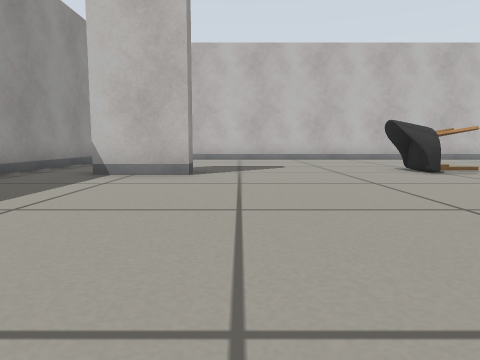
[1] (above)

20 first-person views from a walk through a world built for the Gazebo simulator. The camera is 0.29 m above the floor, tilts 6° down and sees 70° across. The floor is counted in squares, 0.5 m on a side. Each view is taken from the middle of a square. On the plan, view 1 faces up. The plan holds only what a view shows up to about 9 squares ahead; the rest is blank. The robots in the file are not drawn. Some surface patterns are stand-ins.

[2]
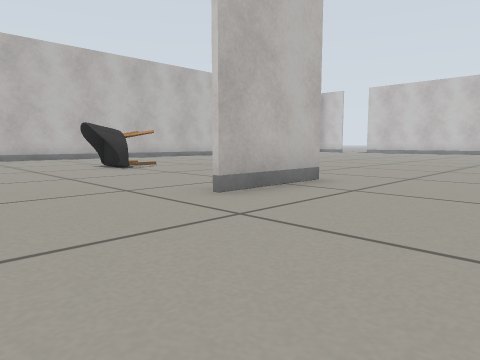

[3]
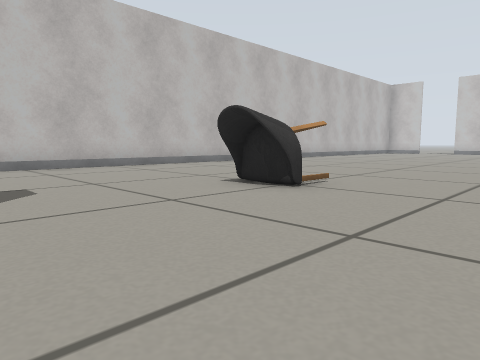

[4]
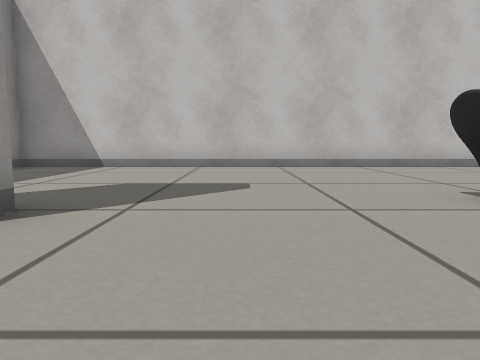

[5]
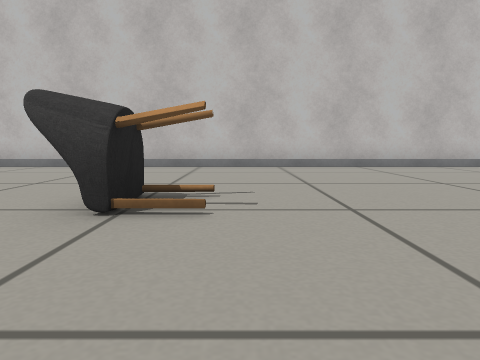

[6]
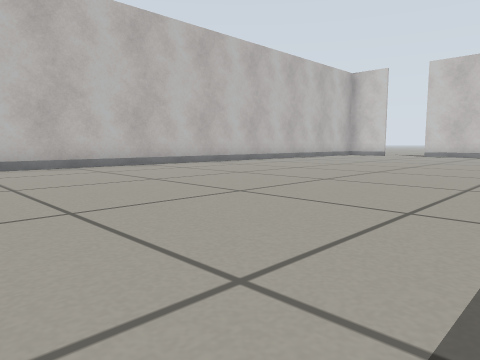

[7]
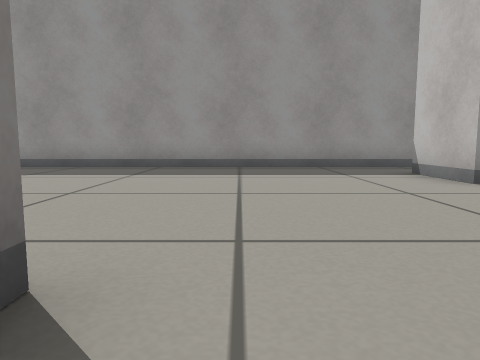

[8]
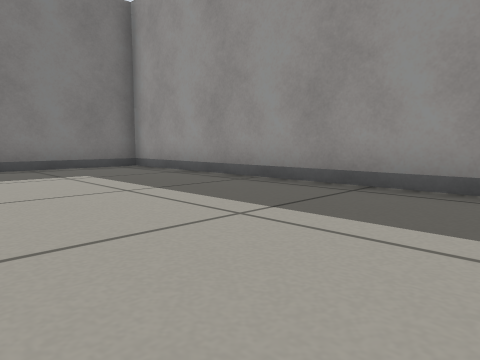

[9]
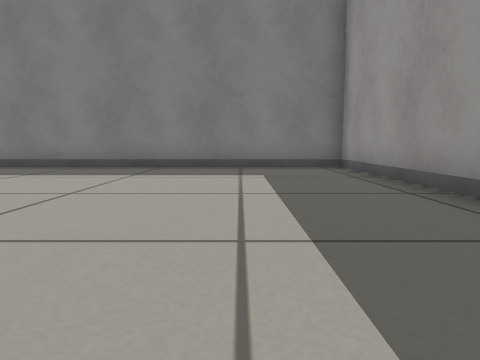

[10]
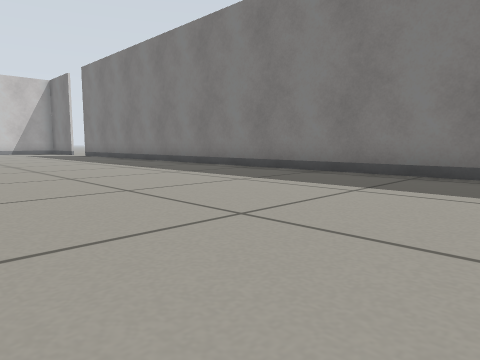

[11]
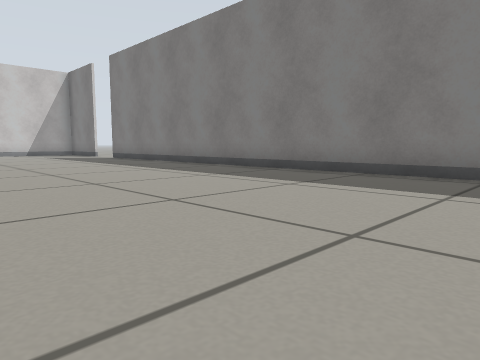

[12]
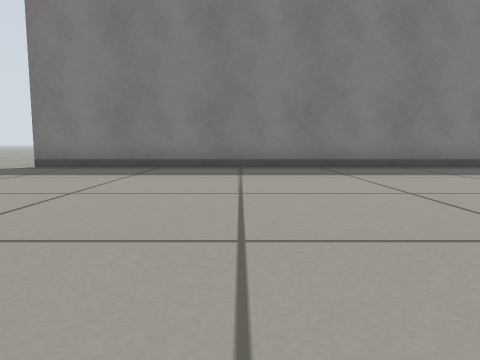

[13]
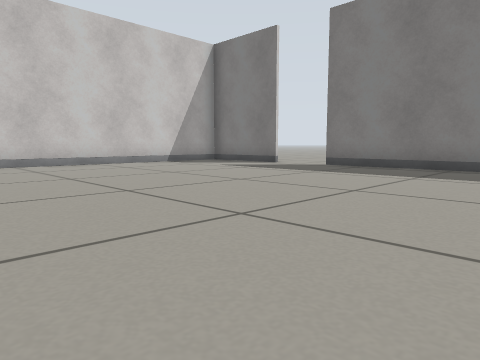

[14]
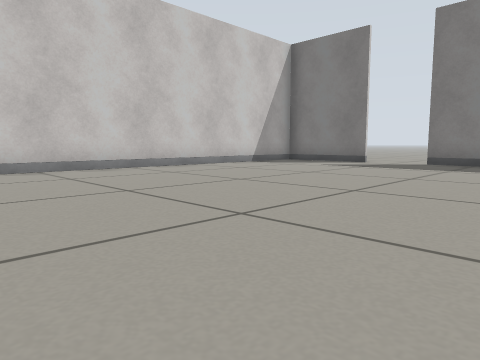

[15]
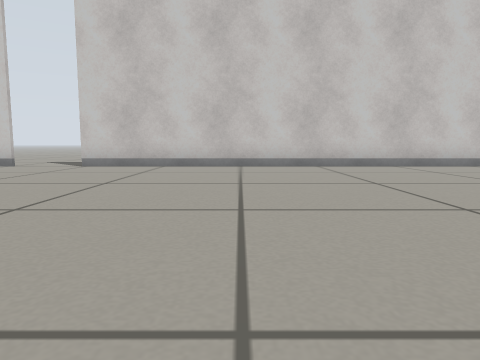

[16]
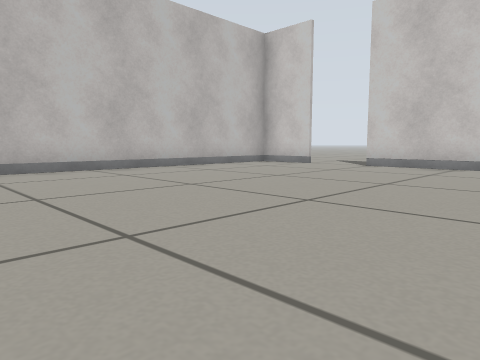

[17]
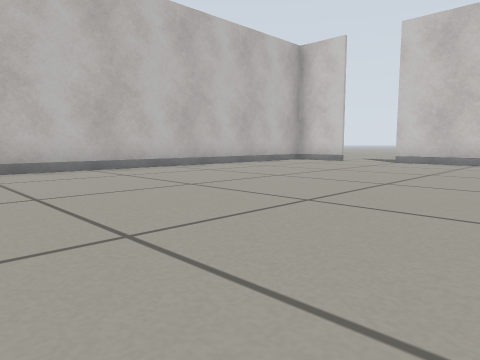

[18]
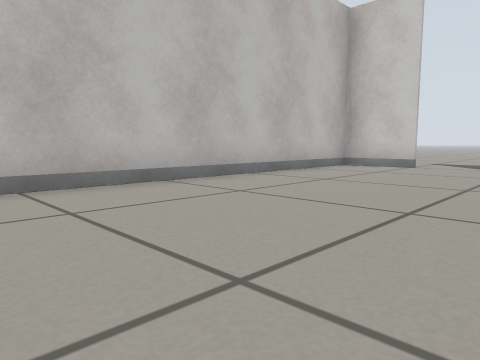

[19]
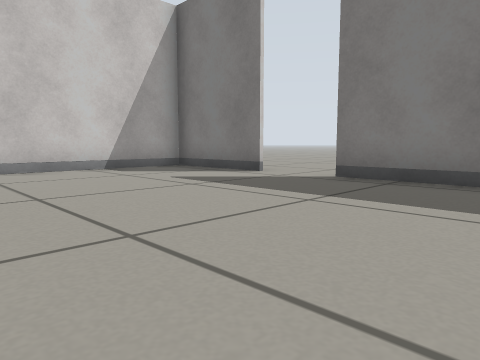

[20]
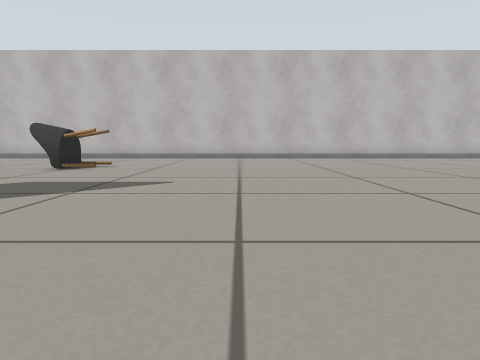

### Floor plan
Points are (right, up) in squares from view 1. A wall is a line through its corners. A room is listed if a view was taken in it or the views show most of it. See-through windows are left out.
Room 1 (views 1, 2, 3, 4, 5, 6, 7, 8, 9, 10, 11, 12, 13, 14, 15, 16, 17, 18, 19, 20)
walls: (5, 2.1) (2.6, 2.1); (-1, 7) (-1, 6.4) (-2.9, 6.4); (18.9, -7.5) (21.4, -7.5); (-4.5, 9.1) (-4.5, -7.5) (17.1, -7.5); (21.8, 10.8) (21.8, 12); (21.2, 12.7) (-4.5, 12.7) (-4.5, 12.2); (21.8, -7) (21.8, 9.1)
ways out: opening at (18, -7); opening at (22, 10)
objects: chair (3, 7) to (4, 8)

Where each view was taken, in squares from view 1:
view 1: 0 up, 0 right, facing up
view 2: 1 down, 0 right, facing up-right
view 3: 4 up, 0 right, facing up-right
view 4: 4 up, 1 right, facing up
view 5: 4 up, 5 right, facing up
view 6: 4 up, 5 right, facing up-right
view 7: 3 up, 4 right, facing left
view 8: 1 up, 0 right, facing down-left
view 9: 1 up, 2 left, facing down
view 10: 1 down, 0 right, facing down-right
view 11: 1 down, 3 right, facing down-right
view 12: 1 up, 12 right, facing down
view 13: 1 up, 12 right, facing down-right
view 14: 3 up, 14 right, facing down-right
view 15: 5 up, 13 right, facing right
view 16: 5 up, 13 right, facing up-right
view 17: 5 up, 11 right, facing up-right
view 18: 8 up, 13 right, facing up-right
view 19: 2 down, 14 right, facing down-right
view 20: 1 down, 8 right, facing up
